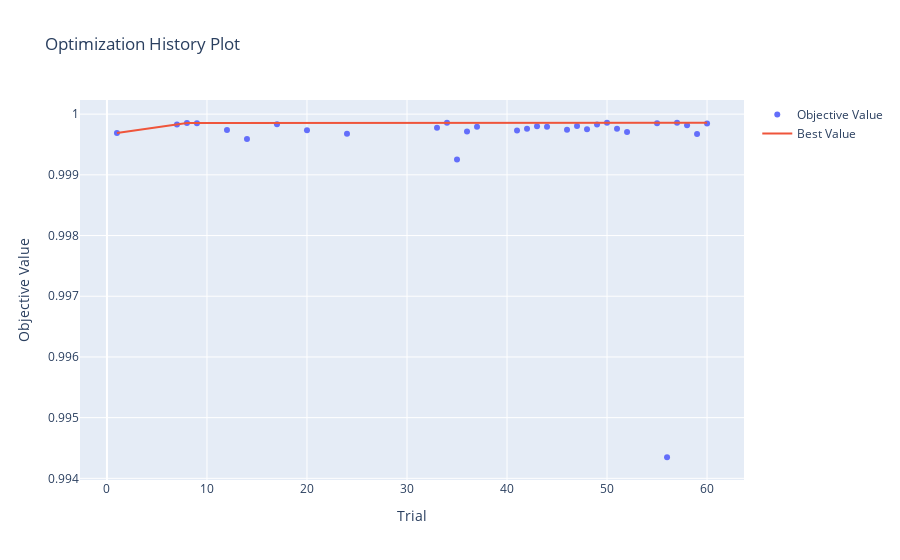

The cell this chart's notebook holds for it:
### Code cell
optuna.visualization.plot_optimization_history(study)

### Figure 1 — Plotly figure (JSON) as saved in the notebook; plotly's stock layout.template omitted (floating-point values rounded to 4 significant figures)
{"data": [{"mode": "markers", "name": "Objective Value", "type": "scatter", "x": [1, 7, 8, 9, 12, 14, 17, 20, 24, 33, 34, 35, 36, 37, 41, 42, 43, 44, 46, 47, 48, 49, 50, 51, 52, 55, 56, 57, 58, 59, 60], "y": [0.9997, 0.9998, 0.9999, 0.9998, 0.9997, 0.9996, 0.9998, 0.9997, 0.9997, 0.9998, 0.9999, 0.9993, 0.9997, 0.9998, 0.9997, 0.9998, 0.9998, 0.9998, 0.9997, 0.9998, 0.9998, 0.9998, 0.9999, 0.9998, 0.9997, 0.9998, 0.9943, 0.9999, 0.9998, 0.9997, 0.9998]}, {"name": "Best Value", "type": "scatter", "x": [1, 7, 8, 9, 12, 14, 17, 20, 24, 33, 34, 35, 36, 37, 41, 42, 43, 44, 46, 47, 48, 49, 50, 51, 52, 55, 56, 57, 58, 59, 60], "y": [0.9997, 0.9998, 0.9999, 0.9999, 0.9999, 0.9999, 0.9999, 0.9999, 0.9999, 0.9999, 0.9999, 0.9999, 0.9999, 0.9999, 0.9999, 0.9999, 0.9999, 0.9999, 0.9999, 0.9999, 0.9999, 0.9999, 0.9999, 0.9999, 0.9999, 0.9999, 0.9999, 0.9999, 0.9999, 0.9999, 0.9999]}], "layout": {"title": {"text": "Optimization History Plot"}, "xaxis": {"title": {"text": "Trial"}}, "yaxis": {"title": {"text": "Objective Value"}}}}
